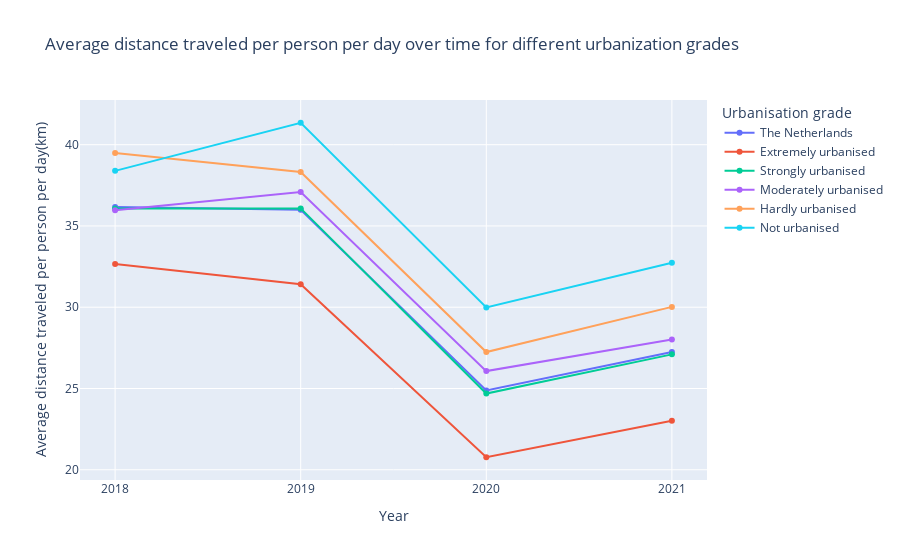

Source (notebook cell):
### Markdown cell above
## 3.2 Average distance traveled per person per day
The line graph below shows the average distance traveled per person per day over time for different urbanisation grades.

### Hypothesis 
We expect to see a decrease in average travel distance per person per day in the year 2020 and 2021 due to the corona virus. We expect the different urbanisation grades to follow the same pattern.

### Code cell
df2 = df[df["travel_mode"]=="Total"]

fig = px.line(df2, x="year", y="average_trips_per_person_per_day_distance(km)", color="region_characteristics",
              title='Average distance traveled per person per day over time for different urbanization grades', markers=True)


dfTot = df2[df2["region_characteristics"]=="The Netherlands"]
fig.update_xaxes(nticks = len(dfTot["year"]))
fig.update_layout(xaxis_title="Year", yaxis_title="Average distance traveled per person per day(km)", legend_title="Urbanisation grade")

fig.show()

### Figure 1 — Plotly figure (JSON) as saved in the notebook; plotly's stock layout.template omitted (floating-point values rounded to 4 significant figures)
{"data": [{"hovertemplate": "region_characteristics=The Netherlands<br>year=%{x}<br>average_trips_per_person_per_day_distance(km)=%{y}<extra></extra>", "legendgroup": "The Netherlands", "line": {"color": "#636efa", "dash": "solid"}, "marker": {"symbol": "circle"}, "mode": "lines+markers", "name": "The Netherlands", "orientation": "v", "showlegend": true, "type": "scatter", "x": [2018, 2019, 2020, 2021], "xaxis": "x", "y": [36.16, 36, 24.88, 27.24], "yaxis": "y"}, {"hovertemplate": "region_characteristics=Extremely urbanised<br>year=%{x}<br>average_trips_per_person_per_day_distance(km)=%{y}<extra></extra>", "legendgroup": "Extremely urbanised", "line": {"color": "#EF553B", "dash": "solid"}, "marker": {"symbol": "circle"}, "mode": "lines+markers", "name": "Extremely urbanised", "orientation": "v", "showlegend": true, "type": "scatter", "x": [2018, 2019, 2020, 2021], "xaxis": "x", "y": [32.66, 31.41, 20.77, 23.02], "yaxis": "y"}, {"hovertemplate": "region_characteristics=Strongly urbanised<br>year=%{x}<br>average_trips_per_person_per_day_distance(km)=%{y}<extra></extra>", "legendgroup": "Strongly urbanised", "line": {"color": "#00cc96", "dash": "solid"}, "marker": {"symbol": "circle"}, "mode": "lines+markers", "name": "Strongly urbanised", "orientation": "v", "showlegend": true, "type": "scatter", "x": [2018, 2019, 2020, 2021], "xaxis": "x", "y": [36.07, 36.08, 24.69, 27.1], "yaxis": "y"}, {"hovertemplate": "region_characteristics=Moderately urbanised<br>year=%{x}<br>average_trips_per_person_per_day_distance(km)=%{y}<extra></extra>", "legendgroup": "Moderately urbanised", "line": {"color": "#ab63fa", "dash": "solid"}, "marker": {"symbol": "circle"}, "mode": "lines+markers", "name": "Moderately urbanised", "orientation": "v", "showlegend": true, "type": "scatter", "x": [2018, 2019, 2020, 2021], "xaxis": "x", "y": [35.97, 37.09, 26.07, 28.01], "yaxis": "y"}, {"hovertemplate": "region_characteristics=Hardly urbanised<br>year=%{x}<br>average_trips_per_person_per_day_distance(km)=%{y}<extra></extra>", "legendgroup": "Hardly urbanised", "line": {"color": "#FFA15A", "dash": "solid"}, "marker": {"symbol": "circle"}, "mode": "lines+markers", "name": "Hardly urbanised", "orientation": "v", "showlegend": true, "type": "scatter", "x": [2018, 2019, 2020, 2021], "xaxis": "x", "y": [39.49, 38.32, 27.24, 30.02], "yaxis": "y"}, {"hovertemplate": "region_characteristics=Not urbanised<br>year=%{x}<br>average_trips_per_person_per_day_distance(km)=%{y}<extra></extra>", "legendgroup": "Not urbanised", "line": {"color": "#19d3f3", "dash": "solid"}, "marker": {"symbol": "circle"}, "mode": "lines+markers", "name": "Not urbanised", "orientation": "v", "showlegend": true, "type": "scatter", "x": [2018, 2019, 2020, 2021], "xaxis": "x", "y": [38.39, 41.35, 29.99, 32.74], "yaxis": "y"}], "layout": {"legend": {"title": {"text": "Urbanisation grade"}, "tracegroupgap": 0}, "title": {"text": "Average distance traveled per person per day over time for different urbanization grades"}, "xaxis": {"anchor": "y", "domain": [0, 1], "nticks": 4, "title": {"text": "Year"}}, "yaxis": {"anchor": "x", "domain": [0, 1], "title": {"text": "Average distance traveled per person per day(km)"}}}}
